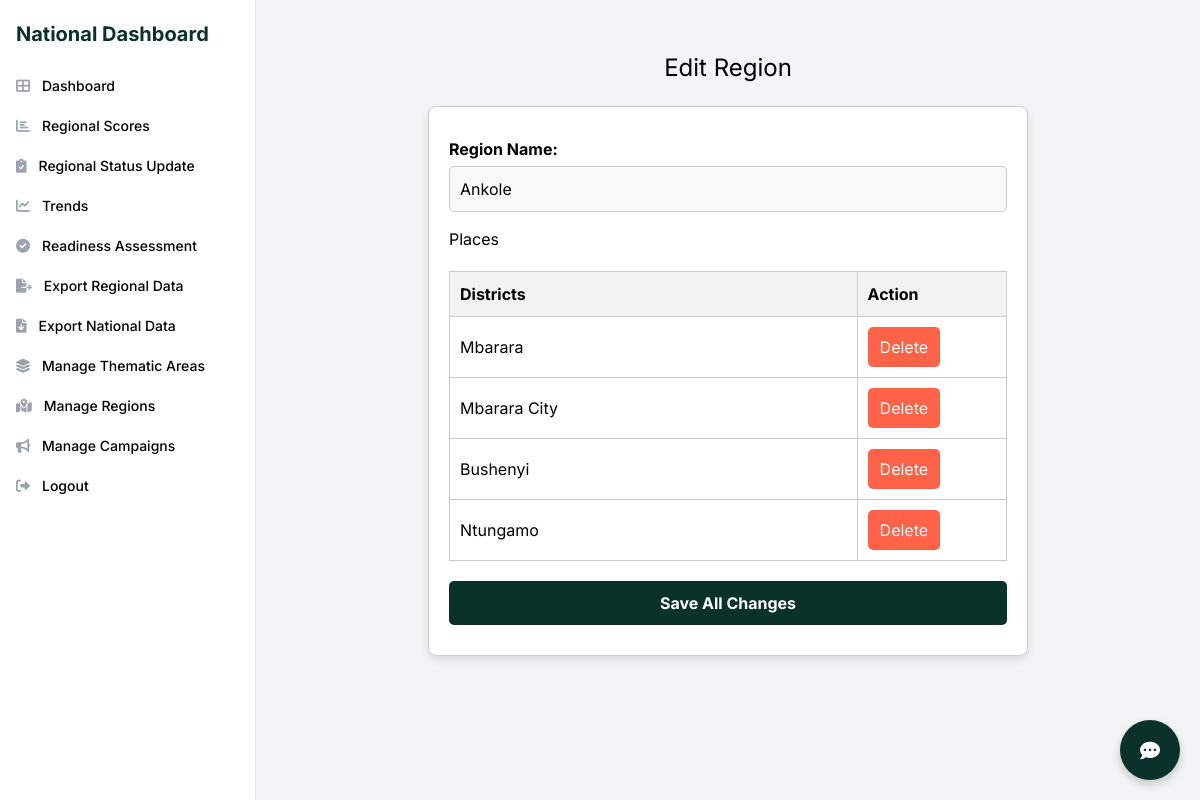
/edit_region/26/ (signed in), run on the app's committed database.
### campaign/models.py (models this page shows, shortened)
class Region(models.Model):
    name = models.CharField(max_length=255)

class Place(models.Model):
    name = models.CharField(max_length=255)
    region = models.ForeignKey(Region, related_name='places', on_delete=models.CASCADE)

### campaign/views.py (the view, shortened to what this page needs)
# urls.py: path("edit_region/<int:region_id>/", views.edit_region, name="edit_region"),
@login_required
@restrict_access(allowed_roles=["national"])
def edit_region(request, region_id):
    if request.user.role != "national":
        return redirect("main_page")
    region = get_object_or_404(Region, id=region_id)
    places = region.places.all()
    return render(
        request,
        "campaign/edit_region.html",
        {
            "region": region,
            "places": places,
        },
    )

### campaign/utilities.py (called while the page is built)
def restrict_access(allowed_roles=None, redirect_url="main_page"):
    allowed_roles = allowed_roles or []
    def decorator(view_func):
        @wraps(view_func)
        def _wrapped_view(request, *args, **kwargs):
            if not request.user.is_authenticated:
                return redirect("main_page")
            if request.user.role not in allowed_roles:
                if redirect_url:
                    return redirect(redirect_url)
                return HttpResponseForbidden("You do not have access to this resource.")
            return view_func(request, *args, **kwargs)
        return _wrapped_view
    return decorator

### campaign/templates/campaign/edit_region.html (shortened to what this page needs)
{% extends "campaign/base.html" %}
{% block content %}
<div class="form-container">
    <h2>Edit Region</h2>
    <form method="post">
        <div class="form-group">
            <label for="region_name">Region Name:</label>
            <input type="text" id="region_name" name="region_name" value="{{ region.name }}" required>
        </div>
        <h3>Places</h3>
        <table>
            <thead>
                <tr>
                    <th>Districts</th>
                    <th>Action</th>
                </tr>
            </thead>
            <tbody>
                {% for place in places %}
                <tr>
                    <td>
                        <input type="text" name="place_name_{{ place.id }}" value="{{ place.name }}" required>
                    </td>
                    <td>
                        <button type="button" class="delete-button" data-id="{{ place.id }}">Delete</button>
                    </td>
                </tr>
                {% endfor %}
            </tbody>
        </table>
        <button type="submit" class="save-button">Save All Changes</button>
    </form>
</div>
{% endblock %}

### campaign/templates/campaign/base.html (style rules this page uses)
body { font-family: 'Inter', sans-serif; }

### campaign/templates/campaign/edit_region.html (style rules this page uses)
.form-container { width: 600px; margin: 50px auto; }
.form-container h2 { text-align: center; font-size: 1.5em; margin-bottom: 20px; }
.form-container form { border: 1px solid #ccc; padding: 30px 20px; border-radius: 8px; box-shadow: 0 4px 8px rgba(0, 0, 0, 0.1); background-color: #fff; }
.form-group { margin-bottom: 15px; }
.form-group label { display: block; font-weight: bold; margin-bottom: 5px; }
.form-group input[type="text"] { width: 100%; padding: 10px; border: 1px solid #ccc; border-radius: 5px; background-color: #f9f9f9; }
table { width: 100%; border-collapse: collapse; margin-top: 20px; }
th, td { border: 1px solid #ccc; padding: 10px; text-align: left; }
th { background-color: #f2f2f2; }
.save-button { background-color: rgba(10, 50, 43, 1); color: white; padding: 10px; border: none; border-radius: 5px; cursor: pointer; margin-top: 20px; width: 100%; font-size: 1em; font-weight: bold; transition: background-color 0.3s ease; }
.delete-button { background-color: #FF6347; color: white; padding: 8px 12px; border: none; border-radius: 5px; cursor: pointer; transition: opacity 0.3s ease; }

### data on the page
Region: region_name "Ankole"
Place: name "Mbarara"
Place: name "Mbarara City"
Place: name "Bushenyi"
Place: name "Ntungamo"
